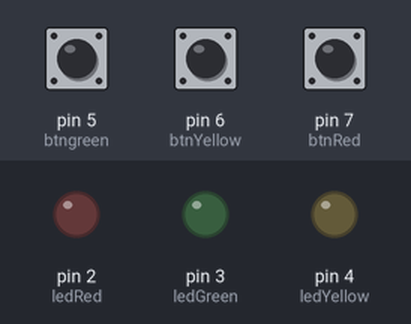
Recording of a program running on a simulated Arduino Uno, built with avr-gcc and run on an emulated ATmega328P. Shown: output pins drawn as LEDs (lit = HIGH). The inputs (shaded band) are chosen by the test bench; at power-on: pin 5 (btngreen) HIGH, pin 6 (btnYellow) HIGH, pin 7 (btnRed) HIGH.

Above: at 1.2 s.
1.3 s: pin 5 (btngreen) pulled LOW for 0.15 s
At 1.37 s:
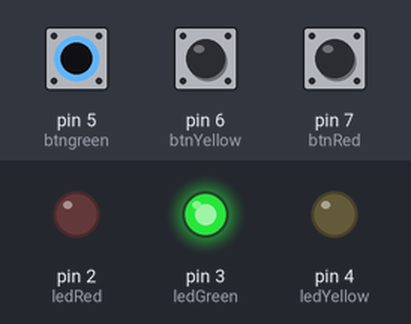
2.9 s: pin 6 (btnYellow) pulled LOW for 0.15 s
At 2.97 s:
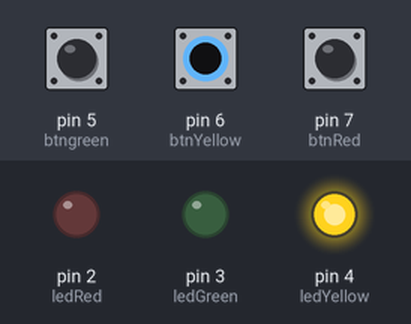
4.5 s: pin 7 (btnRed) pulled LOW for 0.15 s
At 4.57 s:
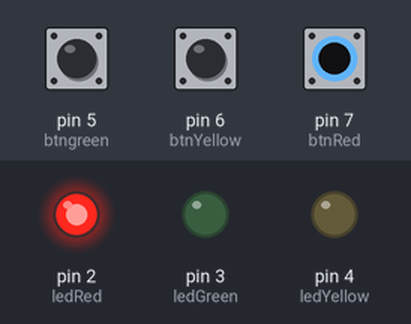
6.1 s: pin 7 (btnRed) pulled LOW for 3.2 s
At 10.0 s:
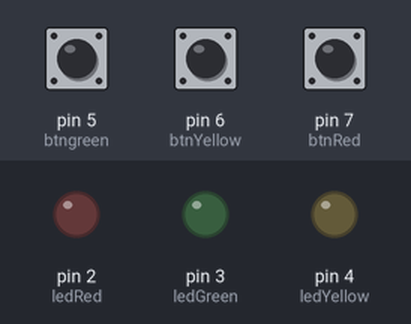
10.8 s: pin 5 (btngreen) pulled LOW for 3.2 s
At 11.1 s:
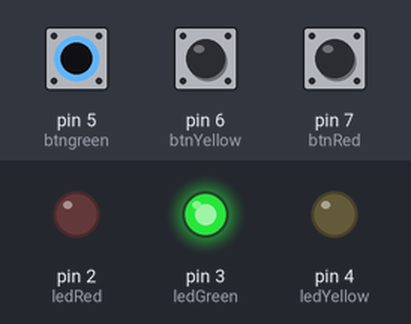
15.5 s: pin 5 (btngreen) driven LOW and pin 6 (btnYellow) driven LOW
At 15.9 s:
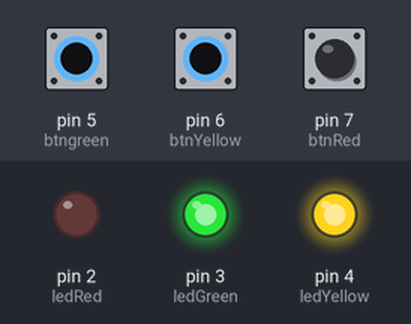
Timing chart, 0 to 18.0 s (numbered marks = the images above; inputs shaded):
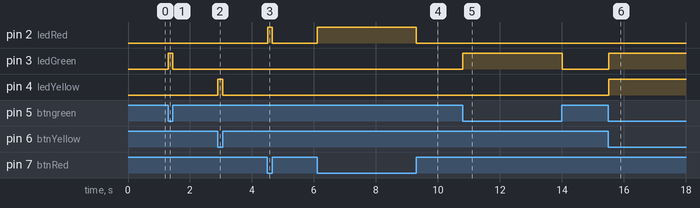

The program:

main.cpp
```cpp
#include <Arduino.h>
#define ledRed 2
#define ledGreen 3
#define ledYellow 4
#define btngreen 5
#define btnYellow 6
#define btnRed 7

void setup() {
  // put your setup code here, to run once:
  //button input
  pinMode(btngreen, INPUT);
  pinMode(btnYellow, INPUT);
  pinMode(btnRed, INPUT);

  //button write
  digitalWrite(btngreen, HIGH);
  digitalWrite(btnRed, HIGH);
  digitalWrite(btnYellow, HIGH);

  //led output
  pinMode(ledRed, OUTPUT);
  pinMode(ledGreen, OUTPUT);
  pinMode(ledYellow, OUTPUT);
}

void lampuMerah (int merah){
  if (merah == 1)
  {
    digitalWrite(ledRed, HIGH);
  } else {
    digitalWrite(ledRed, LOW);
  }
}

void lampuHijau (int hijau){
  if (hijau == 1)
  {
    digitalWrite(ledGreen, HIGH);
  } else {
    digitalWrite(ledGreen, LOW);
  }
}

void lampuKuning (int kuning){
  if (kuning == 1)
  {
    digitalWrite(ledYellow, HIGH);
  } else {
    digitalWrite(ledYellow, LOW);
  }
}

void loop() {
  // put your main code here, to run repeatedly:
  int isButtonGreen = digitalRead(btngreen);
  if (isButtonGreen == 0)
  {
      lampuHijau(1);
  } else {
      lampuHijau(0);
  }

  int isButtonYellow = digitalRead(btnYellow);
  if (isButtonYellow == 0)
  {
      lampuKuning(1);
  } else {
      lampuKuning(0);
  }

  int isButtonRed = digitalRead(btnRed);
  if (isButtonRed == 0)
  {
      lampuMerah(1);
  } else {
      lampuMerah(0);
  }
}
```

Measured:
- after the input at 1.3 s, pin 3 (ledGreen): LOW → HIGH at once, → LOW 0.15 s later
- after the input at 2.9 s, pin 4 (ledYellow): LOW → HIGH at once, → LOW 0.15 s later
- after the input at 4.5 s, pin 2 (ledRed): LOW → HIGH at once, → LOW 0.15 s later
- after the input at 6.1 s, pin 2 (ledRed): LOW → HIGH at once, → LOW 3.2 s later
- after the input at 10.8 s, pin 3 (ledGreen): LOW → HIGH at once, → LOW 3.2 s later
- after the input at 15.5 s, pin 3 (ledGreen), pin 4 (ledYellow): LOW → HIGH at once
